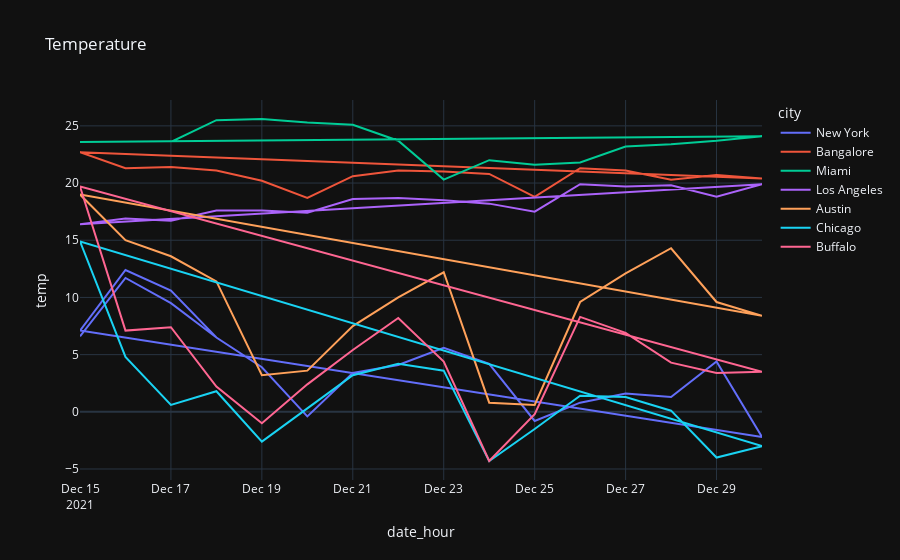

Source (notebook cell):
### Code cell
import plotly.express as px

fig = px.line(df.loc[df['city'].isin(['New York','Buffalo','Bangalore','Austin','Los Angeles','Miami','Chicago'])], x='date_hour', y='temp', title='Temperature', color='city')


fig.update_layout(
    template = 'plotly_dark'
)
fig.show()
